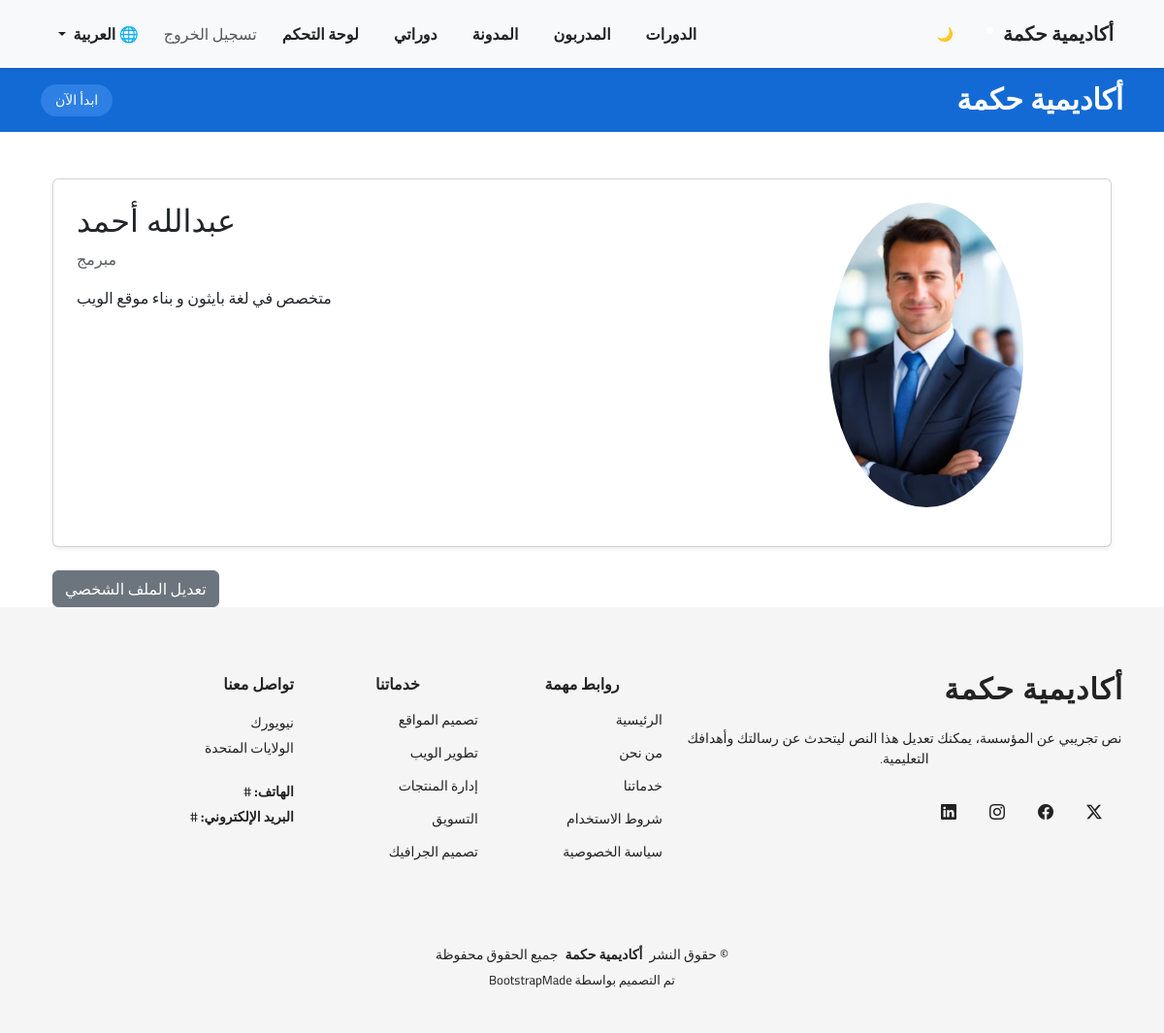
The page /ar/courses/instructor/1/profile/ (signed in) on the database its author committed.
### courses/models.py (models this page shows, shortened)
class Instructor(models.Model):
    full_name = models.CharField(max_length=100, verbose_name=_("الاسم الكامل"))
    bio = models.TextField(blank=True, verbose_name=_("نبذة"))
    specialty = models.CharField(max_length=100, blank=True, verbose_name=_("التخصص"))
    photo = models.ImageField(upload_to='instructors/', blank=True, null=True, verbose_name=_("صورة المدرب"))
    email = models.EmailField(unique=True, verbose_name=_("البريد الإلكتروني"))
    rating = models.FloatField(default=0.0, verbose_name=_("التقييم"))
    facebook = models.URLField(blank=True, verbose_name=_("فيسبوك"))
    twitter = models.URLField(blank=True, verbose_name=_("تويتر"))
    linkedin = models.URLField(blank=True)
    user = models.OneToOneField(User, on_delete=models.CASCADE, related_name='instructor_profile')

### courses/views.py (the view)
# urls.py: path('instructor/<int:instructor_id>/profile/', views.instructor_profile, name='instructor_profile'),
@login_required
def instructor_profile(request, instructor_id):
    instructor = get_object_or_404(Instructor, id=instructor_id)
    return render(request, 'courses/instructor_profile.html', {
        'instructor': instructor
    })

### courses/templates/courses/instructor_profile.html (shortened to what this page needs)
{% extends 'base.html' %}
{% load i18n static %}
{% block content %}
<div class="container mt-5 text-end" dir="rtl">
    <div class="card shadow-sm p-4">
        <div class="row">
            <div class="col-md-4 text-center">
                {% if instructor.photo %}
                    <img src="{{ instructor.photo.url }}" class="img-fluid rounded-circle mb-3" alt="{{ instructor.full_name }}" style="max-width: 200px;">
                {% endif %}
            </div>
            <div class="col-md-8">
                <h2>{{ instructor.full_name }}</h2>
                <p class="text-muted">{{ instructor.specialty }}</p>
                <p>{{ instructor.bio|linebreaks }}</p>
            </div>
        </div>
    </div>
    {% if user.is_authenticated and user == instructor.user or user.is_admin or user.is_superuser %}
    <div class="mt-4">
        <a href="{% url 'courses:edit_instructor_profile' instructor.id %}" class="btn btn-secondary">
            {% trans "تعديل الملف الشخصي" %}
        </a>
    </div>
    {% endif %}
</div>
{% endblock %}

### rows shown on the page
Instructor: photo (picture), full_name "عبدالله أحمد", specialty "مبرمج", bio "متخصص في لغة بايثون و بناء موقع الويب"
